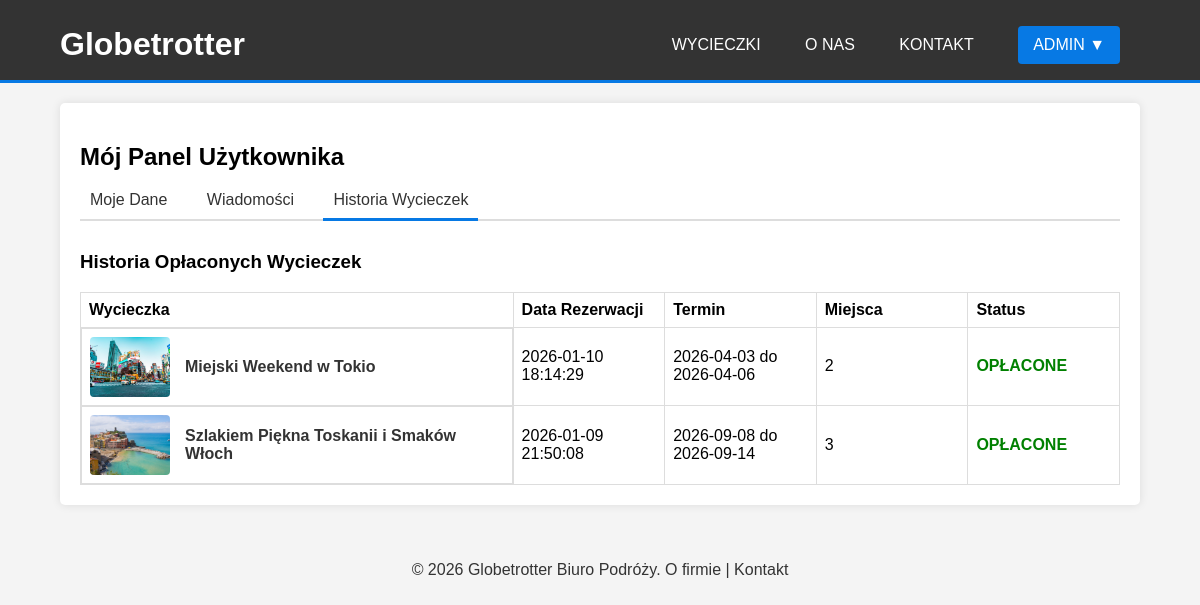
/account.php?action=history (signed in), run on the app's committed database.
### tables this page shows
CREATE TABLE `reservations` (
  `id` int(11) NOT NULL,
  `user_id` int(11) DEFAULT NULL,
  `tour_id` int(11) DEFAULT NULL,
  `reserved_slots` int(11) NOT NULL,
  `reservation_date` timestamp NOT NULL DEFAULT current_timestamp(),
  `status` enum('pending','paid','cancelled') DEFAULT 'pending'
);

CREATE TABLE `tours` (
  `id` int(11) NOT NULL,
  `title` varchar(255) NOT NULL,
  `country` varchar(100) NOT NULL,
  `description` text DEFAULT NULL,
  `price` decimal(10,2) NOT NULL,
  `start_date` date NOT NULL,
  `end_date` date DEFAULT NULL,
  `duration_days` int(11) NOT NULL,
  `departure_time` time DEFAULT NULL,
  `return_time` time DEFAULT NULL,
  `transport_type` varchar(50) NOT NULL,
  `max_slots` int(11) NOT NULL,
  `image_url` varchar(255) DEFAULT NULL,
  `created_at` timestamp NOT NULL DEFAULT current_timestamp()
);

### classes/Baza.php (called while the page is built, shortened)
<?php
class Baza {
    private $mysqli;
    public function __construct($serwer, $user, $pass, $baza) {
        $this->mysqli = new mysqli($serwer, $user, $pass, $baza);
        $this->mysqli->set_charset("utf8");
    }
    public function select($sql) {
        $result_array = [];
        if ($result = $this->mysqli->query($sql)) {
            while ($row = $result->fetch_assoc()) {
                $result_array[] = $row;
            }
        }
        return $result_array;
    }
}
?>

### classes/User.php (called while the page is built, shortened)
<?php
class User {
    public function is_logged_in() {
        return isset($_SESSION['user_id']);
    }
    public function get_user_id() {
        return $this->is_logged_in() ? $_SESSION['user_id'] : null;
    }
}
?>

### classes/Tour.php (called while the page is built, shortened)
<?php
class Tour {
    private $db;
    public function __construct($db_instance) {
        $this->db = $db_instance;
    }
    public function getUserPaidReservations($user_id) {
        $user_id = filter_var($user_id, FILTER_VALIDATE_INT);
        $sql = "SELECT r.id as reservation_id, r.reserved_slots, r.reservation_date, t.* FROM reservations r
                JOIN tours t ON r.tour_id = t.id
                WHERE r.user_id = $user_id AND r.status = 'paid'
                ORDER BY r.reservation_date DESC";
        return $this->db->select($sql);
    }
}
?>

### account.php (the view, shortened to what this page needs)
<?php
require_once 'classes/Baza.php';
require_once 'classes/User.php';
require_once 'classes/Tour.php';
$db = new Baza(DB_SERVER, DB_USER, DB_PASS, DB_NAME);
$user = new User($db);
$tour_manager = new Tour($db);
$userData = $user->getUserData($user->get_user_id());
$user_id = $user->get_user_id();
$action = $_GET['action'] ?? 'details';
include 'includes/header.php';
?>
<div class="content-box">
    <h2>Mój Panel Użytkownika</h2>
    <nav class="account-nav" style="margin-bottom: 30px; border-bottom: 2px solid #ddd; padding-bottom: 10px;">
        <a href="account.php?action=details" style="padding: 10px; margin-right: 15px; border-bottom: 3px solid <?= $action === 'details' ? '#0779e4' : 'transparent'; ?>; text-decoration: none; color: #333;">Moje Dane</a>
        <a href="account.php?action=messages" style="padding: 10px; margin-right: 15px; border-bottom: 3px solid <?= $action === 'messages' ? '#0779e4' : 'transparent'; ?>; text-decoration: none; color: #333;">Wiadomości</a>
        <a href="account.php?action=history" style="padding: 10px; border-bottom: 3px solid <?= $action === 'history' ? '#0779e4' : 'transparent'; ?>; text-decoration: none; color: #333;">Historia Wycieczek</a>
    </nav>
    <?php if ($action === 'details'): ?>
        <div style="margin-bottom: 30px;">
            <h3>Twoje Dane</h3>
            <p><strong>Użytkownik:</strong> <?= htmlspecialchars($userData['username']) ?></p>
            <p><strong>Email:</strong> <?= htmlspecialchars($userData['email']) ?></p>
            <p><strong>Data rejestracji:</strong> <?= htmlspecialchars($userData['created_at']) ?></p>
        </div>
        <h3>Zmiana Hasła</h3>
        <form action="account.php?action=details" method="POST">
            <label>Stare Hasło:</label>
            <input type="password" name="old_password" required>
            <label>Nowe Hasło (min. 6 znaków):</label>
            <input type="password" name="new_password" required minlength="6">
            <label>Potwierdź Nowe Hasło:</label>
            <input type="password" name="confirm_password" required minlength="6">
            <input type="submit" value="Zmień Hasło">
        </form>
    <?php elseif ($action === 'messages'): ?>
        <?php
            include 'includes/account_messages.php';
        ?>
   <?php elseif ($action === 'history'): ?>
    <h3>Historia Opłaconych Wycieczek</h3>
    <?php $paid_reservations = $tour_manager->getUserPaidReservations($user_id); ?>
    <?php if (empty($paid_reservations)): ?>
        <p>Brak opłaconych wycieczek w Twojej historii.</p>
    <?php else: ?>
        <table style="width: 100%;">
            <thead>
                <tr>
                    <th style="width: 40%;">Wycieczka</th> <th>Data Rezerwacji</th>
                    <th>Termin</th>
                    <th>Miejsca</th>
                    <th>Status</th>
                </tr>
            </thead>
            <tbody>
                <?php foreach ($paid_reservations as $res): ?>
                    <tr>
                        <td class="tour-cell">
                            <div class="tour-image-wrap">
                                <img src="<?= htmlspecialchars($res['image_url'] ?: 'images/placeholder.jpg') ?>"
                                     alt="<?= htmlspecialchars($res['title']) ?>">
                            </div>
                            <div class="tour-details-wrap">
                                <a href="tour_details.php?id=<?= $res['id'] ?>">
                                    <?= htmlspecialchars($res['title']) ?>
                                </a>
                            </div>
                        </td>
                        <td><?= htmlspecialchars($res['reservation_date']) ?></td>
                        <td><?= htmlspecialchars($res['start_date']) ?> do <?= htmlspecialchars($res['end_date']) ?></td>
                        <td><?= $res['reserved_slots'] ?></td>
                        <td style="color: green; font-weight: bold;">OPŁACONE</td>
                    </tr>
                <?php endforeach; ?>
            </tbody>
        </table>
    <?php endif; ?>
<?php endif; ?>
</div>
<?php include 'includes/footer.php'; ?>

### css/style.css (style rules this page uses)
body { font-family: Arial, sans-serif; margin: 0; padding: 0; background-color: #f4f4f4; }
.content-box { background: white; padding: 20px; margin-top: 20px; border-radius: 5px; box-shadow: 0 0 10px rgba(0,0,0,0.1); }
table { width: 100%; border-collapse: collapse; margin-top: 15px; table-layout: fixed; }
table, th, td { border: 1px solid #ddd; padding: 8px; text-align: left; }
.tour-cell { display: flex; align-items: center; gap: 15px; }
.tour-image-wrap { width: 80px; height: 60px; flex-shrink: 0; border-radius: 4px; overflow: hidden; display: block; }
.tour-image-wrap img { width: 100%; height: 100%; object-fit: cover; display: block; }
.tour-cell { display: flex; align-items: center; gap: 15px; overflow: hidden; }
a { text-decoration: none; color: inherit; }
td a { color: #333; font-weight: bold; }
.tour-details-wrap { flex-grow: 1; word-wrap: break-word; }

### data on the page
reservations: tour.image_url (picture), tour.title "Miejski Weekend w Tokio", reservation_date "2026-01-10 18:14:29", tour.start_date "2026-04-03", tour.end_date "2026-04-06", reserved_slots "2"
reservations: tour.image_url (picture), tour.title "Szlakiem Piękna Toskanii i Smaków Włoch", reservation_date "2026-01-09 21:50:08", tour.start_date "2026-09-08", tour.end_date "2026-09-14", reserved_slots "3"

### other printed values
$_SESSION['username'] "ADMIN"
